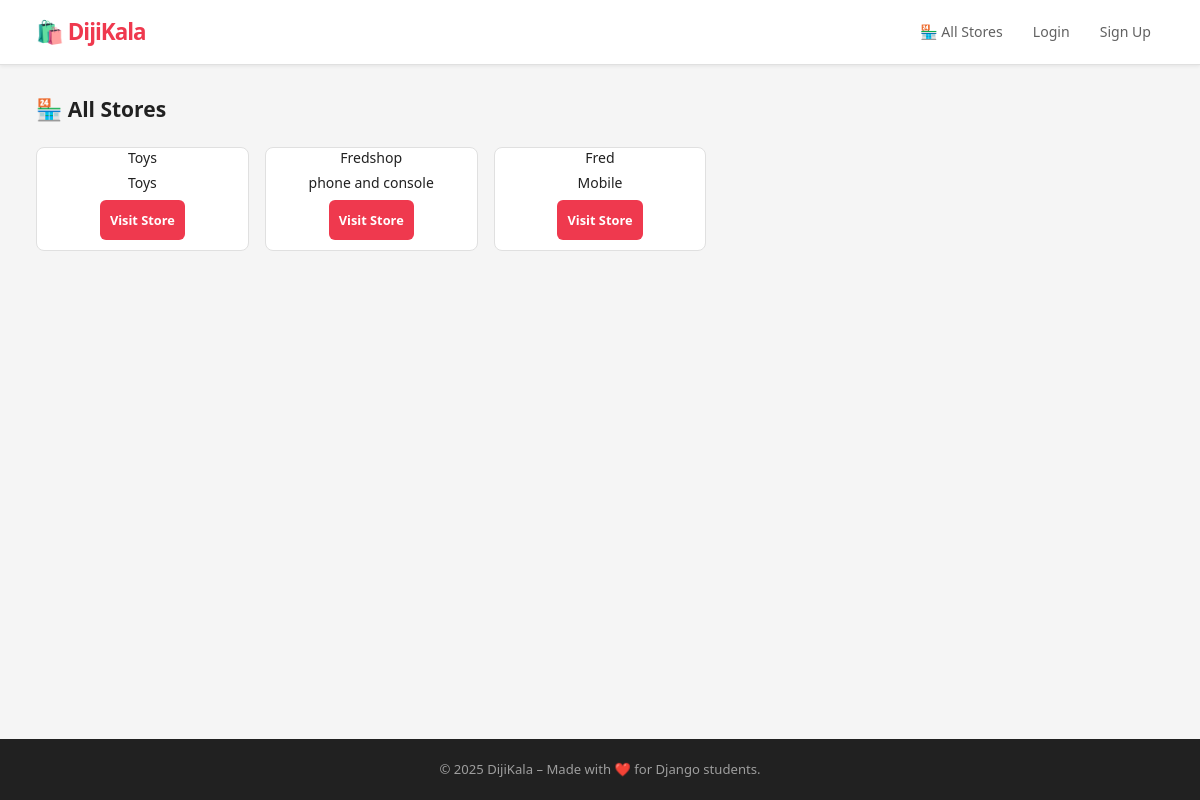
Page /stores/ on the earlier database version.
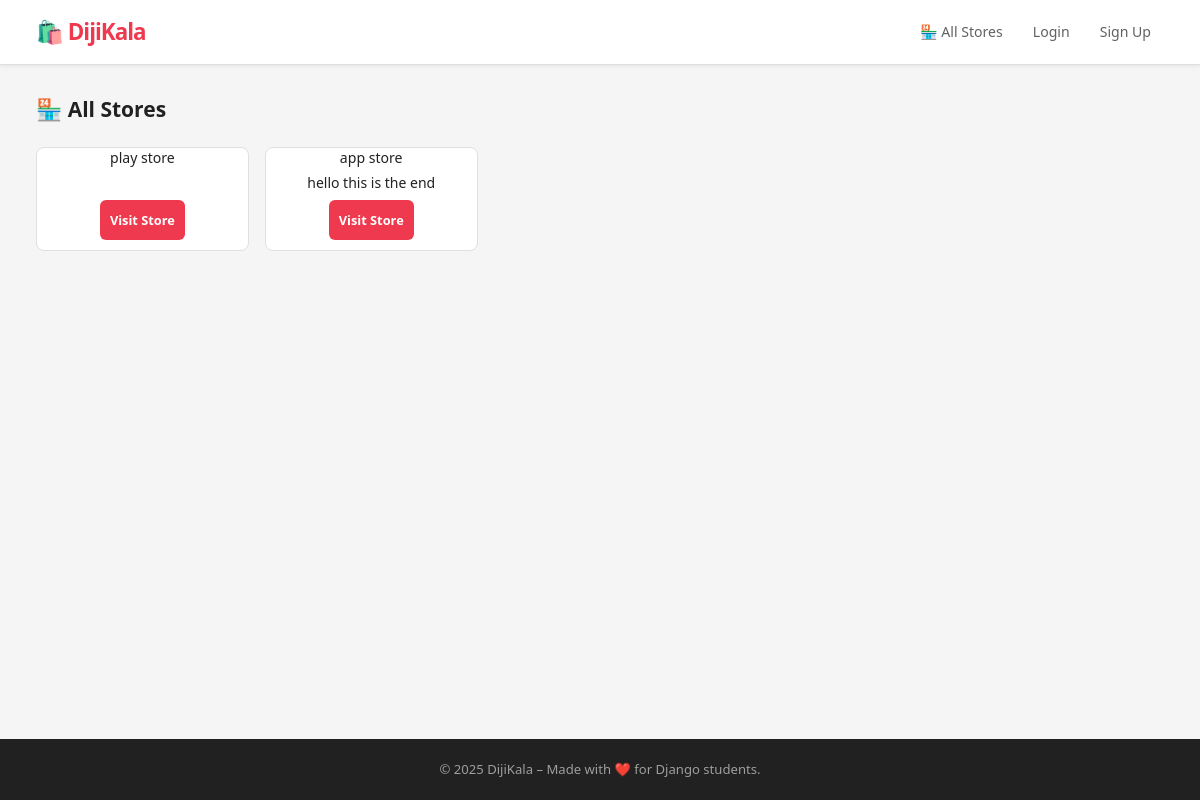
Same page on the later database version.
### stores/models.py (models this page shows, shortened)
class Store(models.Model):
    name = models.CharField(max_length=200,unique=True,verbose_name='Store')
    owner = models.ForeignKey(User,on_delete=models.CASCADE,verbose_name='Owner',related_name='stores')
    description = models.TextField(blank=True,null=True,verbose_name='Description')
    created_at = models.DateTimeField(auto_now_add=True,verbose_name='Created At')
    updated_at = models.DateTimeField(auto_now=True,verbose_name='Last Update')
    is_active = models.BooleanField(default=True)
    class Meta:
        verbose_name = 'Store'
        verbose_name_plural = 'Stores'
        ordering = ['-created_at']

### stores/views.py (the view)
# urls.py: path("",stores_list,name='stores_list'),
def stores_list(request):
    stores = Store.objects.select_related('owner').filter(is_active=True)
    return render(request, 'stores/stores.html',{'stores':stores})

### templates/stores/stores.html (shortened to what this page needs)
{% extends 'base/base.html' %}
{% block content %}
<h2>🏪 All Stores</h2>
<div class="card-grid">
    {% for store in stores %}
        <div class="card">
            <h3>{{ store.name }}</h3>
            <p>{{ store.description|truncatewords:15 }}</p>
            <a href="{% url 'store_detail' store.pk %}" class="btn">Visit Store</a>
        </div>
    {% empty %}
        <p>No stores available.</p>
    {% endfor %}
</div>
{% endblock %}

Differences in the rows shown:
removed Store: name "Toys", description "Toys"
removed Store: name "Fredshop", description "phone and console"
removed Store: name "Fred", description "Mobile"
added Store: name "play store"
added Store: name "app store", description "hello this is the end"
